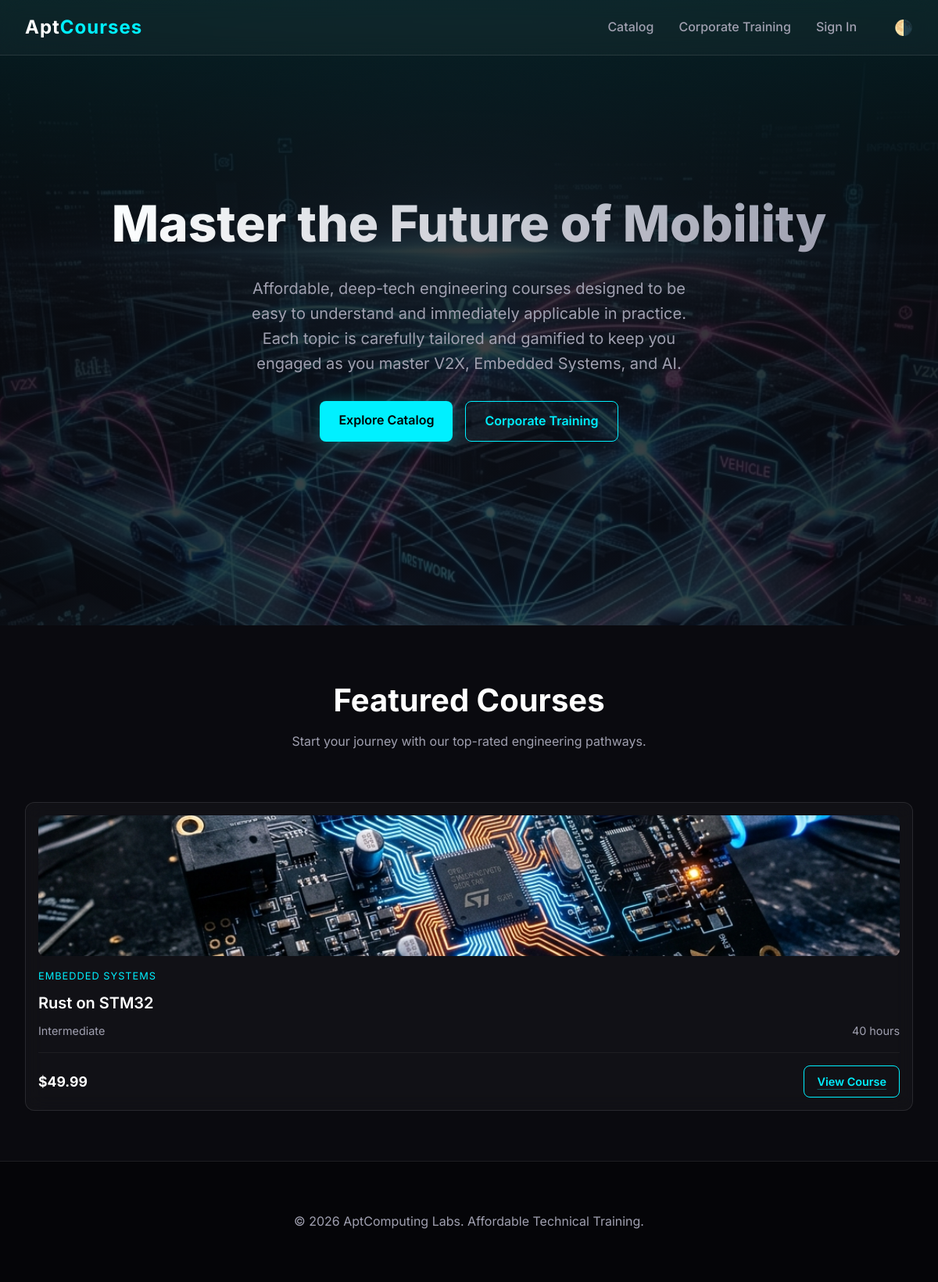
The page / on the database its author committed.
### courses/models.py (models this page shows, shortened)
class Course(models.Model):
    STATUS_CHOICES = (
        ('draft', 'Draft'),
        ('published', 'Published'),
        ('upcoming', 'Upcoming'),
    )
    PERMISSION_CHOICES = (
        ('public', 'Public Preview'),
        ('registered', 'Registered User Only'),
        ('paid', 'Paid User'),
        ('company', 'Company User'),
    )
    title = models.CharField(max_length=255)
    category = models.ForeignKey(Category, on_delete=models.SET_NULL, null=True)
    skill_level = models.CharField(max_length=50, choices=(('Beginner', 'Beginner'), ('Intermediate', 'Intermediate'), ('Advanced', 'Advanced')))
    duration = models.CharField(max_length=50) # e.g., '10 hours'
    price = models.DecimalField(max_digits=10, decimal_places=2, default=0.00)
    instructor = models.ForeignKey(User, on_delete=models.SET_NULL, null=True, limit_choices_to={'profile__role': 'instructor'})
    tags = models.CharField(max_length=255, blank=True)
    permission_type = models.CharField(max_length=20, choices=PERMISSION_CHOICES, default='public')
    overview = models.TextField()
    syllabus = models.TextField()
    outcomes = models.TextField()
    prerequisites = models.TextField(blank=True)
    status = models.CharField(max_length=20, choices=STATUS_CHOICES, default='draft')
    created_at = models.DateTimeField(auto_now_add=True)
    updated_at = models.DateTimeField(auto_now=True)

class Category(models.Model):
    name = models.CharField(max_length=100)
    slug = models.SlugField(unique=True)

### courses/views.py (the view)
# urls.py: path('', landing_page, name='landing'),
def landing_page(request):
    courses = Course.objects.filter(status='published')[:6]
    return render(request, 'courses/landing.html', {'courses': courses})

### templates/courses/landing.html
{% extends 'base.html' %}
{% load static %}
{% block content %}
<section class="hero">
    <h1>Master the Future of Mobility</h1>
    <p>Affordable, deep-tech engineering courses designed to be easy to understand and immediately applicable in practice. Each topic is carefully tailored and gamified to keep you engaged as you master V2X, Embedded Systems, and AI.</p>
    <div class="hero-actions">
        <a href="#catalog" class="btn btn-primary">Explore Catalog</a>
        <a href="#corporate" class="btn btn-outline">Corporate Training</a>
    </div>
</section>
<section id="catalog" class="section">
    <div class="section-header">
        <h2>Featured Courses</h2>
        <p>Start your journey with our top-rated engineering pathways.</p>
    </div>
    <div class="course-grid">
        {% for course in courses %}
        <div class="course-card glass-panel">
            <div class="course-image" style="height: 180px; overflow: hidden; border-radius: 8px; margin-bottom: var(--spacing-md);">
                <img src="{% static 'images/embedded_cover.png' %}" alt="{{ course.title }}" style="width: 100%; height: 100%; object-fit: cover;">
            </div>
            <div class="course-category">{{ course.category.name|default:"Uncategorized" }}</div>
            <h3 class="course-title">{{ course.title }}</h3>
            <div class="course-meta">
                <span>{{ course.skill_level }}</span>
                <span>{{ course.duration }}</span>
            </div>
            <div class="course-footer">
                <span class="course-price">${{ course.price }}</span>
                <a href="{% url 'course_detail' course.id %}" class="btn btn-outline" style="padding: 0.5rem 1rem; font-size: 0.9rem;">View Course</a>
            </div>
        </div>
        {% empty %}
        <div style="grid-column: 1 / -1; text-align: center; color: var(--text-secondary);">
            No courses found. Check back later!
        </div>
        {% endfor %}
    </div>
</section>
{% endblock %}

### static/css/style.css (style rules this page uses)
:root { --primary-color: #00f0ff; --primary-hover: #00d4ff; --secondary-color: #ff007f; --bg-dark: #0a0a0f; --bg-darker: #050508; --bg-card: rgba(255, 255, 255, 0.03); --text-primary: #ffffff; --text-secondary: #a0a0b0; --spacing-sm: 0.5rem; --spacing-md: 1rem; --spacing-lg: 2rem; --spacing-xl: 4rem; --glass-blur: blur(12px); --glass-border: 1px solid rgba(255, 255, 255, 0.1); --glow: 0 0 20px rgba(0, 240, 255, 0.3); --font-main: 'Inter', system-ui, sans-serif; --font-mono: 'Fira Code', monospace; }
* { margin: 0; padding: 0; box-sizing: border-box; }
body { font-family: var(--font-main); background-color: var(--bg-dark); color: var(--text-primary); line-height: 1.6; overflow-x: hidden; }
a { text-decoration: none; color: inherit; }
.glass-panel { background: var(--bg-card); backdrop-filter: var(--glass-blur); -webkit-backdrop-filter: var(--glass-blur); border: var(--glass-border); border-radius: 12px; }
.content-section a, main .glass-panel a { color: var(--primary-color); font-weight: 600; text-decoration: underline; text-decoration-color: rgba(0, 240, 255, 0.3); text-underline-offset: 4px; transition: all 0.2s ease; }
.btn { padding: 0.75rem 1.5rem; border-radius: 8px; font-weight: 600; cursor: pointer; transition: all 0.3s ease; border: none; display: inline-block; }
.btn-primary { background: var(--primary-color); color: #000; box-shadow: var(--glow); }
.btn-outline { background: transparent; color: var(--primary-color); border: 1px solid var(--primary-color); }
.hero { min-height: 100vh; display: flex; flex-direction: column; justify-content: center; align-items: center; text-align: center; padding: var(--spacing-xl) var(--spacing-lg); position: relative; background: radial-gradient(circle at center, rgba(10,10,15,0.7) 0%, rgba(5,5,8,0.9) 100%), url('../images/hero_bg.png'); background-size: cover; background-position: center; background-attachment: fixed; }
.hero::before { content: ''; position: absolute; top: 0; left: 0; width: 100%; height: 100%; background: linear-gradient(180deg, rgba(0,240,255,0.1) 0%, transparent 40%); pointer-events: none; }
.hero h1 { font-size: 4rem; font-weight: 800; margin-bottom: var(--spacing-md); background: linear-gradient(90deg, #fff, var(--text-secondary)); -webkit-background-clip: text; -webkit-text-fill-color: transparent; }
.hero p { font-size: 1.25rem; color: var(--text-secondary); max-width: 600px; margin-bottom: var(--spacing-lg); }
.hero-actions { display: flex; gap: var(--spacing-md); }
.section { padding: var(--spacing-xl) var(--spacing-lg); }
.section-header { text-align: center; margin-bottom: var(--spacing-xl); }
.section-header h2 { font-size: 2.5rem; font-weight: 700; }
.section-header p { color: var(--text-secondary); margin-top: var(--spacing-sm); }
.course-grid { display: grid; grid-template-columns: repeat(auto-fit, minmax(300px, 1fr)); gap: var(--spacing-lg); max-width: 1200px; margin: 0 auto; }
.course-card { padding: var(--spacing-md); transition: transform 0.3s ease, border-color 0.3s ease; display: flex; flex-direction: column; }
.course-category { font-size: 0.8rem; text-transform: uppercase; letter-spacing: 1px; color: var(--primary-color); margin-bottom: var(--spacing-sm); }
.course-title { font-size: 1.25rem; font-weight: 600; margin-bottom: var(--spacing-sm); }
.course-meta { display: flex; justify-content: space-between; font-size: 0.9rem; color: var(--text-secondary); margin-bottom: var(--spacing-md); flex-grow: 1; }
.course-footer { display: flex; justify-content: space-between; align-items: center; border-top: 1px solid rgba(255,255,255,0.05); padding-top: var(--spacing-md); }
.course-price { font-weight: 700; font-size: 1.1rem; }

### rows shown on the page
Course: category.name "EMBEDDED SYSTEMS", title "Rust on STM32", skill_level "Intermediate", duration "40 hours", price "49.99"
